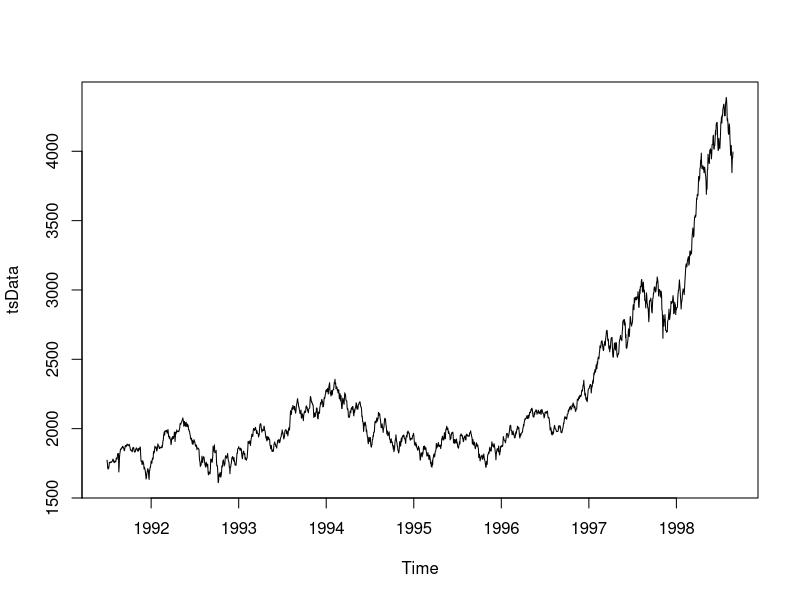
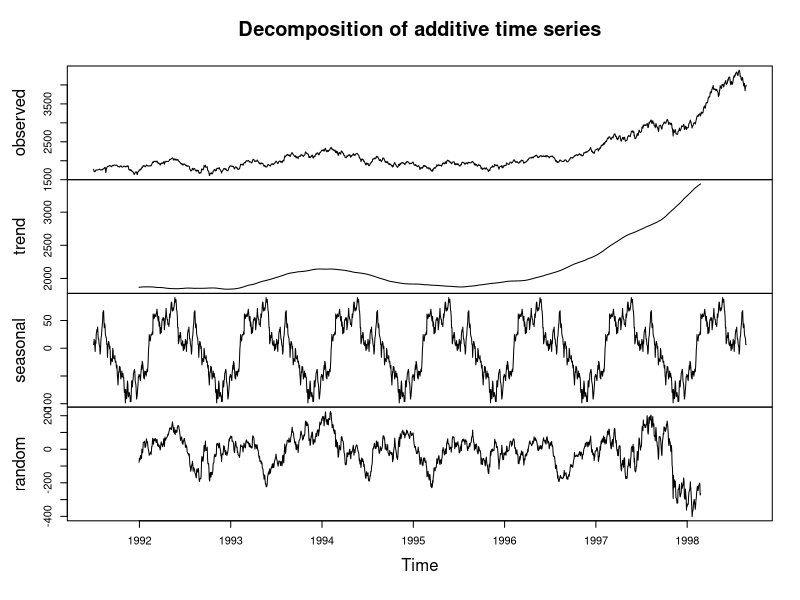
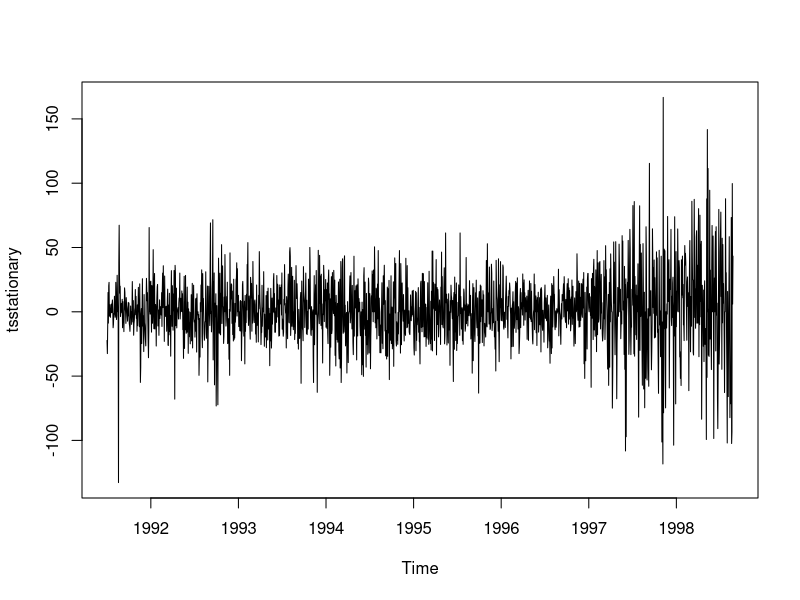
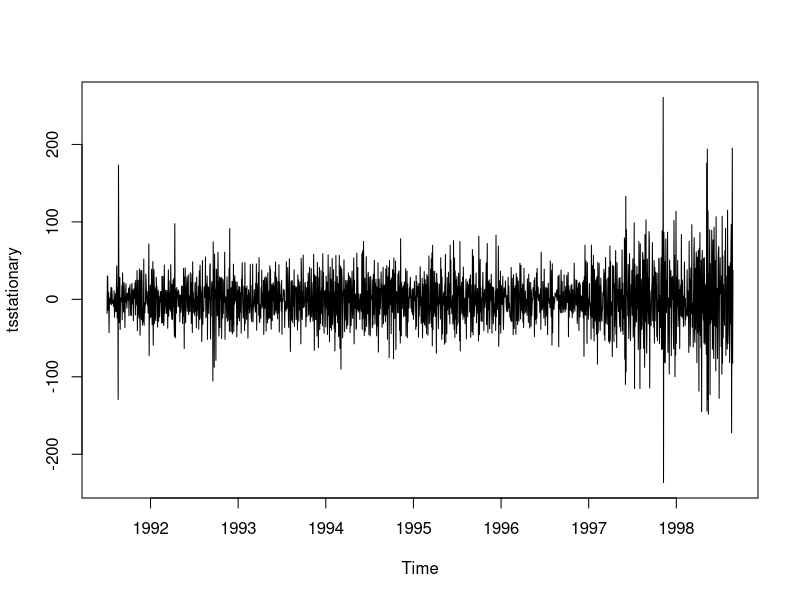
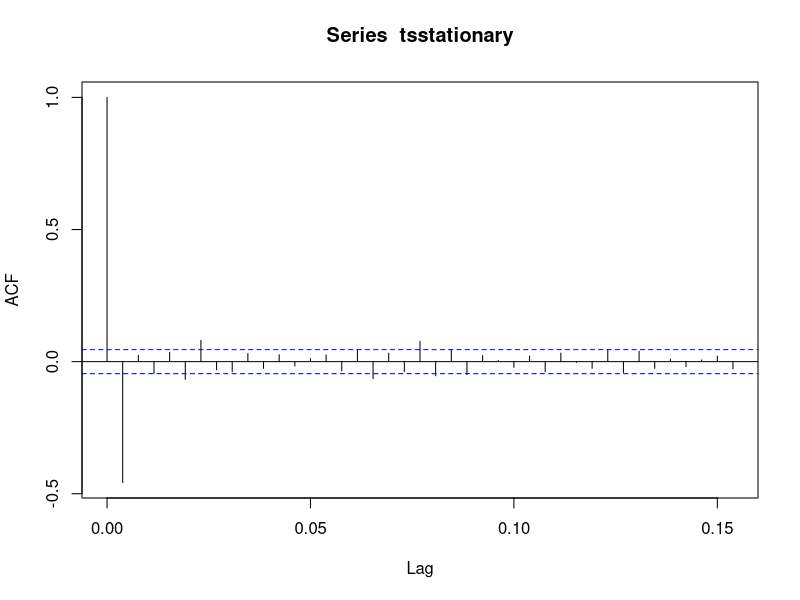
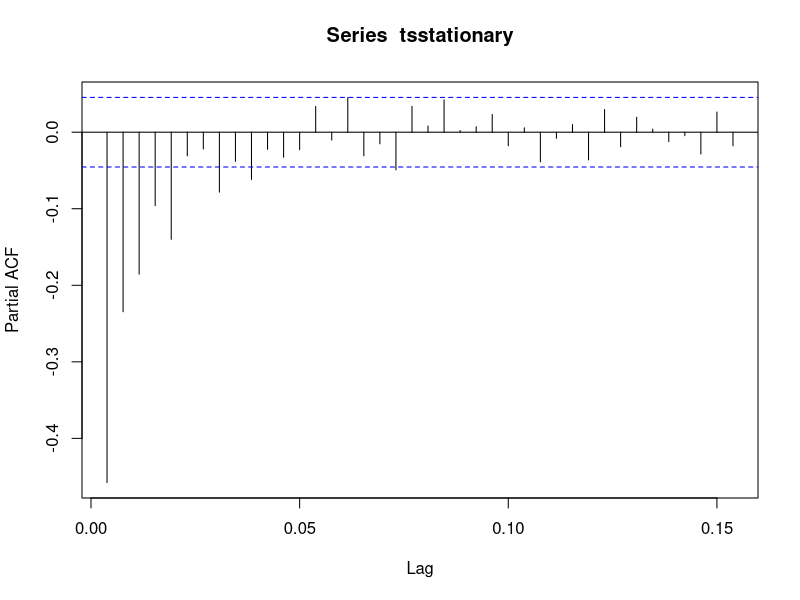
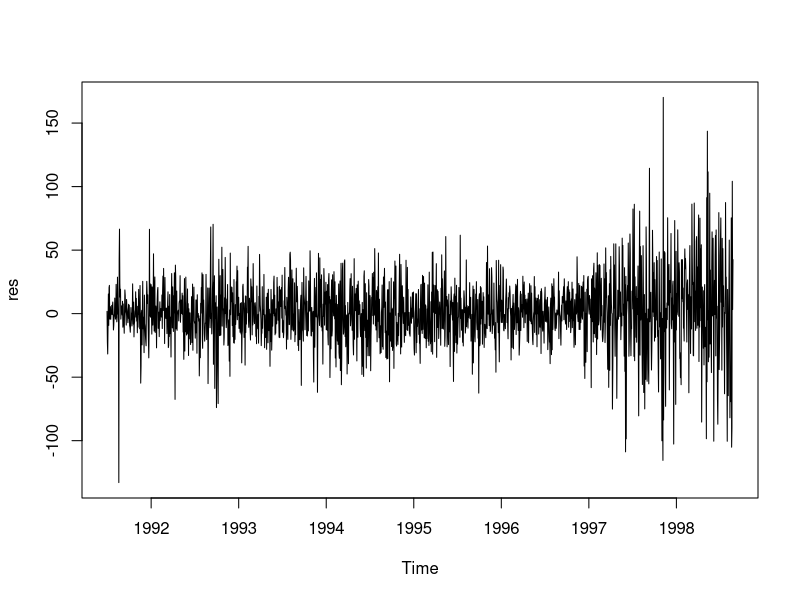
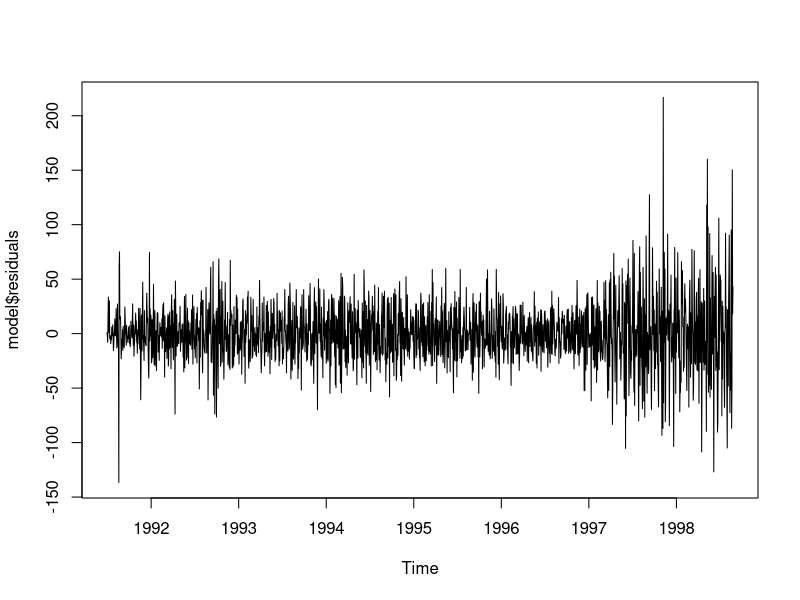

Source code (R) for these figures, in order:
## Time Series Analysis with R

## Task 1: Introduction to Time Series 

## Task 2:

# Load data - good time series example EuStockMarkets
data('EuStockMarkets')
?EuStockMarkets

# Covert data to time series format
tsData = EuStockMarkets[,3]
plot(tsData)
View(tsData)

# ARIMA Model

# Exploratory Analysis for time series components:
# Trend + Seasonality + Cyclicity

components.ts = decompose(tsData)
plot(components.ts)

# Does it satisfy the core assumptions?

# Remove non-stationary part of the data - Unit Root Test
library("urca")
?ur.kpss

kpss_test<-ur.kpss(tsData, type = c("tau"), 
                   lags = c("short"), use.lag = NULL)
summary(kpss_test)

tsstationary = diff(tsData, differences=1)
plot(tsstationary)

# Remove seasonality
timeseriesseasonallyadjusted <- tsstationary - components.ts$seasonal
tsstationary <- diff(timeseriesseasonallyadjusted, differences=1)
plot(tsstationary)


# Model Fit
acf(tsstationary, lag.max=40)
pacf(tsstationary, lag.max=40)

# Decide on the type of process

# Sample test (p,d,q) = (1,1,1)

fitARIMA = arima(tsData, order=c(1,1,1),
                 seasonal = list(order = c(1,0,0), period = 12),
                 method="ML")#Maximum Likelihood
res=fitARIMA$residuals
plot(res)

# Best Fit Model

library(forecast)
model<-auto.arima(tsData, trace=TRUE)
plot(model$residuals)

# Forecast

predicted_values = forecast(model,h=200, level=c(99.5))
plot(predicted_values)

